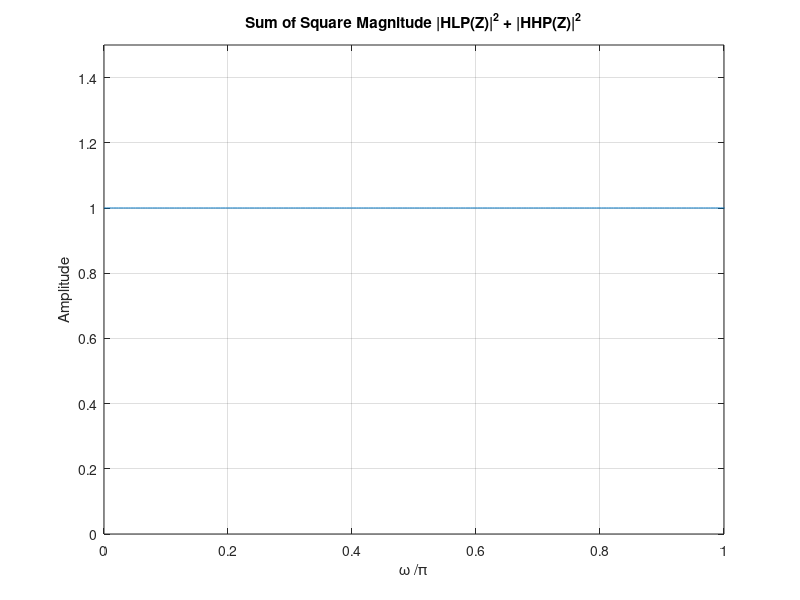

Here is the MATLAB script that generated this plot:
% Program Q4_14d
clear;

w = 0:2*pi/511:2*pi;
num1 = [.46065 .46065];
den1 = [1 -.07870];

num2 = [.53935 -.53935];
den2 = [1 -.07870];

h1 = freqz(num1, den1, w);
h2 = freqz(num2, den2, w);
y = (abs(h1).^2) + (abs(h2).^2);
plot(w/pi,y);
axis([0 1 0 1.5])
grid;
title('Sum of Square Magnitude |HLP(Z)|^2 + |HHP(Z)|^2');
xlabel('\omega /\pi');
ylabel('Amplitude');
